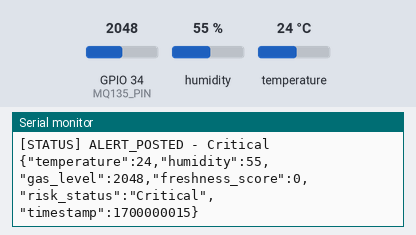
A sketch run on a simulated ESP32. On the bench: the last lines printed to the serial monitor. The test bench sets the inputs (shaded band); at power-on: GPIO 34 (MQ135_PIN) = 2048, humidity 55 %, temperature 24 °C. WiFi joins after 1.5 s; servers stay silent unless stated; uploads are accepted with an empty reply.

Above: at 22.9 s.
23.0 s: GPIO 34 (MQ135_PIN) set to 124
At 30.36 s:
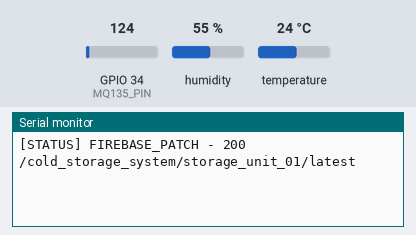
43.2 s: GPIO 34 (MQ135_PIN) set to 105
At 45.57 s:
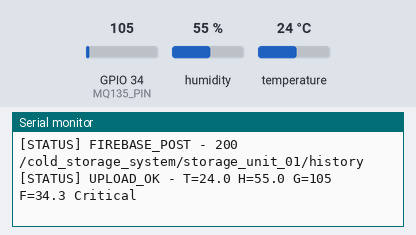
Timing chart, 0 to 47.1 s (numbered marks = the images above; inputs shaded):
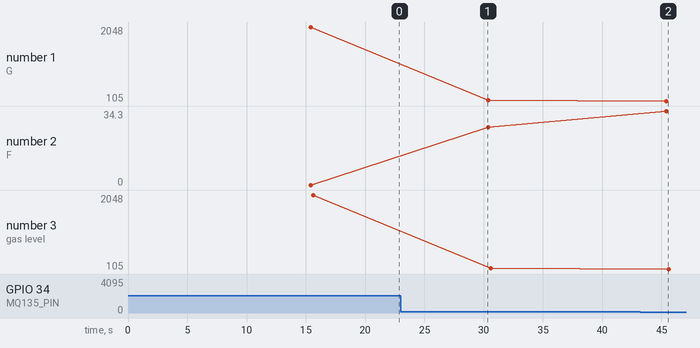

Measured:
- the behaviour switches between 116 and 115 on GPIO 34 (MQ135_PIN) (found by bisection; images 1 and 2)
- after the input at 43.2 s, the serial monitor: prints a new line after 2.2 s (image 2)
- plotted number 1: 2048 → 124 after the input at 23.0 s, 124 → 105 after the input at 43.2 s
- plotted number 2: 0 → 26.7 after the input at 23.0 s, 26.7 → 34.3 after the input at 43.2 s
- plotted number 3: 2048 → 124 after the input at 23.0 s, 124 → 105 after the input at 43.2 s

The sketch:

cold_storage_monitor.ino
```cpp
#include <WiFi.h>
#include <HTTPClient.h>
#include <ArduinoJson.h>
#include <DHT.h>

// -------- WIFI / FIREBASE --------
const char* WIFI_SSID = "YOUR_WIFI_NAME";
const char* WIFI_PASSWORD = "YOUR_WIFI_PASSWORD";
const char* FIREBASE_DB_URL = "https://foodtracking-2f928-default-rtdb.firebaseio.com";
const char* FIREBASE_AUTH_TOKEN = "YOUR_FIREBASE_AUTH_TOKEN";
const char* STORAGE_UNIT = "storage_unit_01";  // Change per ESP32 device

// -------- PIN CONFIG --------
#define DHTPIN 4
#define DHTTYPE DHT22
#define MQ135_PIN 34

DHT dht(DHTPIN, DHTTYPE);

float gasHistory[3] = {0, 0, 0};
unsigned long lastUpdateMs = 0;
const unsigned long updateIntervalMs = 15000;
unsigned long lastWifiRetryMs = 0;
const unsigned long wifiRetryIntervalMs = 10000;

float calculateFreshness(float gasLevel, float temperature, float humidity) {
  float score = 100.0 - (gasLevel * 0.4) - (temperature * 0.3) - (humidity * 0.3);
  if (score < 0) score = 0;
  if (score > 100) score = 100;
  return score;
}

String classifyRisk(float freshness) {
  if (freshness > 70) return "Safe";
  if (freshness >= 40) return "Warning";
  return "Critical";
}

bool gasTrendUp() {
  return gasHistory[2] > gasHistory[1] && gasHistory[1] > gasHistory[0];
}

void reportStatus(const String& status, const String& detail = "") {
  Serial.print("[STATUS] ");
  Serial.print(status);
  if (detail.length() > 0) {
    Serial.print(" - ");
    Serial.print(detail);
  }
  Serial.println();
}

void connectWiFi() {
  reportStatus("WIFI_CONNECTING", WIFI_SSID);
  WiFi.mode(WIFI_STA);
  WiFi.begin(WIFI_SSID, WIFI_PASSWORD);
}

bool ensureWiFiConnected() {
  if (WiFi.status() == WL_CONNECTED) {
    return true;
  }

  if (millis() - lastWifiRetryMs >= wifiRetryIntervalMs) {
    lastWifiRetryMs = millis();
    reportStatus("WIFI_DISCONNECTED", "Retrying connection");
    WiFi.disconnect();
    connectWiFi();
  }

  return false;
}

bool patchJson(const String& path, const String& payload) {
  if (!ensureWiFiConnected()) return false;
  HTTPClient http;
  String url = String(FIREBASE_DB_URL) + path + ".json?auth=" + FIREBASE_AUTH_TOKEN;
  http.begin(url);
  http.addHeader("Content-Type", "application/json");
  int code = http.PATCH(payload);
  http.end();
  reportStatus("FIREBASE_PATCH", String(code) + " " + path);
  return code > 0 && code < 300;
}

bool postJson(const String& path, const String& payload) {
  if (!ensureWiFiConnected()) return false;
  HTTPClient http;
  String url = String(FIREBASE_DB_URL) + path + ".json?auth=" + FIREBASE_AUTH_TOKEN;
  http.begin(url);
  http.addHeader("Content-Type", "application/json");
  int code = http.POST(payload);
  http.end();
  reportStatus("FIREBASE_POST", String(code) + " " + path);
  return code > 0 && code < 300;
}

void setup() {
  Serial.begin(115200);
  reportStatus("BOOT", "Cold storage monitor starting");

  dht.begin();

  connectWiFi();
  while (WiFi.status() != WL_CONNECTED) {
    delay(500);
    Serial.print(".");
  }
  Serial.println();
  reportStatus("WIFI_CONNECTED", WiFi.localIP().toString());
}

void loop() {
  if (millis() - lastUpdateMs < updateIntervalMs) return;
  lastUpdateMs = millis();

  if (!ensureWiFiConnected()) {
    reportStatus("WAITING", "WiFi not connected");
    return;
  }

  float temperature = dht.readTemperature();
  float humidity = dht.readHumidity();
  int rawGas = analogRead(MQ135_PIN);
  float gasLevel = (float)rawGas;

  if (isnan(temperature) || isnan(humidity)) {
    reportStatus("SENSOR_ERROR", "DHT read failed");
    return;
  }

  gasHistory[0] = gasHistory[1];
  gasHistory[1] = gasHistory[2];
  gasHistory[2] = gasLevel;

  float freshness = calculateFreshness(gasLevel, temperature, humidity);
  String risk = classifyRisk(freshness);
  bool trendUp = gasTrendUp();

  DynamicJsonDocument doc(512);
  unsigned long timestamp = (unsigned long)(millis() / 1000) + 1700000000;
  doc["temperature"] = temperature;
  doc["humidity"] = humidity;
  doc["gas_level"] = gasLevel;
  doc["freshness_score"] = freshness;
  doc["risk_status"] = risk;
  doc["timestamp"] = timestamp;

  String payload;
  serializeJson(doc, payload);

  String basePath = "/cold_storage_system/" + String(STORAGE_UNIT);
  bool latestOk = patchJson(basePath + "/latest", payload);
  bool historyOk = postJson(basePath + "/history", payload);
  if (latestOk && historyOk) {
    reportStatus(
      "UPLOAD_OK",
      "T=" + String(temperature, 1) +
          " H=" + String(humidity, 1) +
          " G=" + String(gasLevel, 0) +
          " F=" + String(freshness, 1) +
          " " + risk
    );
  } else {
    reportStatus("UPLOAD_FAILED", basePath);
  }

  if (trendUp || risk == "Critical" || temperature > 4.0) {
    DynamicJsonDocument alertDoc(384);
    alertDoc["storage_unit"] = STORAGE_UNIT;
    if (trendUp) {
      alertDoc["message"] = "Gas levels rising rapidly. Possible spoilage starting.";
      alertDoc["severity"] = "critical";
    } else if (risk == "Critical") {
      alertDoc["message"] = "Freshness score is critical. Immediate inspection required.";
      alertDoc["severity"] = "critical";
    } else {
      alertDoc["message"] = "Temperature above optimal range. Reduce below 4C.";
      alertDoc["severity"] = "warning";
    }
    alertDoc["timestamp"] = timestamp;
    String alertPayload;
    serializeJson(alertDoc, alertPayload);
    bool alertOk = postJson("/alerts", alertPayload);
    reportStatus(alertOk ? "ALERT_POSTED" : "ALERT_FAILED", risk);
  }

  Serial.println(payload);
}
```
